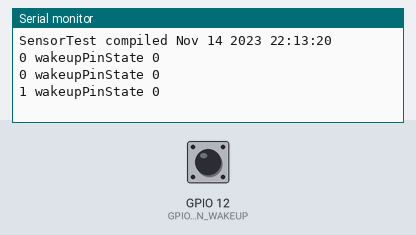
Recording of a program running on a simulated ESP32. Parts: the last lines printed to the serial monitor. Inputs (shaded band) come from the test bench; at power-on: GPIO 12 (GPIO_PIN_WAKEUP) LOW.

Above: at 1.2 s.
1.3 s: GPIO 12 (GPIO_PIN_WAKEUP) pulled HIGH for 1 s
At 2.8 s:
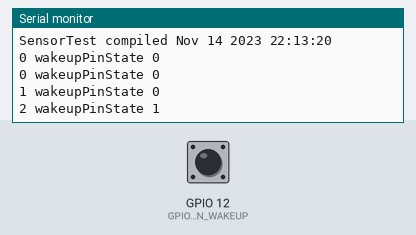
3.8 s: GPIO 12 (GPIO_PIN_WAKEUP) pulled HIGH for 3.2 s
At 5.8 s:
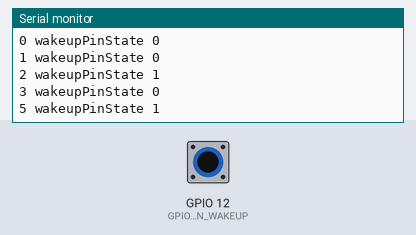
8.5 s: GPIO 12 (GPIO_PIN_WAKEUP) pulled HIGH for 1 s
At 9.5 s:
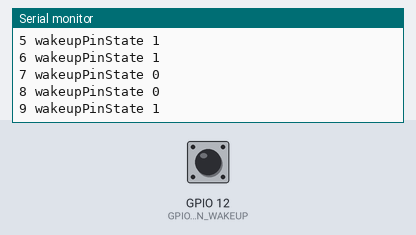
11.0 s: GPIO 12 (GPIO_PIN_WAKEUP) pulled HIGH for 0.15 s
At 11.8 s:
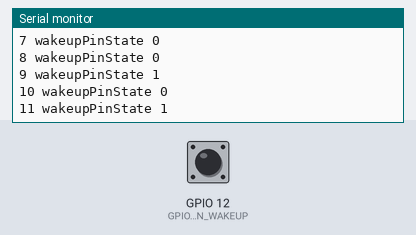
Timing chart, 0 to 13.6 s (numbered marks = the images above; inputs shaded):
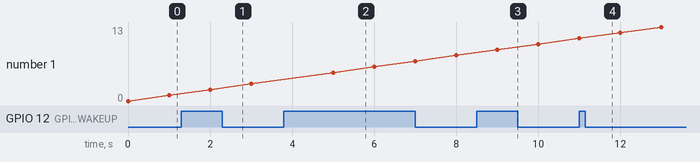

Measured:
- after the input at 1.3 s, the serial monitor: prints a new line after 0.70 s (image 1)
- after the input at 3.8 s, the serial monitor: prints a new line after 1.2 s (image 2)
- after the input at 8.5 s, the serial monitor: prints a new line after 0.50 s (image 3)
- after the input at 11.0 s, the serial monitor: prints a new line at once (image 4)

The program:

main.cpp
```cpp
#include <Arduino.h>

#define BAUD_RATE 115200
#define GPIO_PIN_WAKEUP GPIO_NUM_12
#define EXT_WAKEUP_PIN_BITMASK 0x1000  //  2^12
#define MINIMUM_WAKE_PERIOD_MILLIS 60e3

unsigned long lastWakeupPinHigh = 0;

void gotoSleep(){
  Serial.println("Deep sleep enabled");
  esp_sleep_enable_ext0_wakeup(GPIO_PIN_WAKEUP, HIGH);
  esp_deep_sleep_start();
}

unsigned long secs() {
  return millis() / 1e3L;
}

void loop() {
  unsigned long now=millis();
  int wakeupPinState=digitalRead(GPIO_PIN_WAKEUP);
  if(wakeupPinState==HIGH){
    lastWakeupPinHigh=now;
  } else {
    if(now-lastWakeupPinHigh >= MINIMUM_WAKE_PERIOD_MILLIS){
      gotoSleep();
    }
  }
  if(now % 1000 ==0){
    Serial.printf("%u wakeupPinState %u \n", secs(), wakeupPinState);
  }
}

void setup() {
  Serial.begin(BAUD_RATE);
  Serial.setDebugOutput(false);
  Serial.println();
  Serial.print(F("SensorTest compiled "));
  Serial.print(__DATE__ " " __TIME__);
  Serial.println();

  pinMode(GPIO_PIN_WAKEUP, INPUT);
  lastWakeupPinHigh = millis();
}
```
